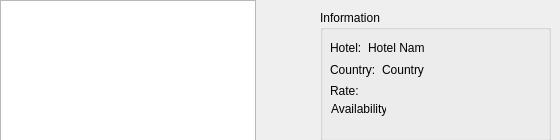
<?xml version="1.0" encoding="UTF-8"?>
<ui version="4.0">
 <class>results</class>
 <widget class="QDialog" name="results">
  <property name="geometry">
   <rect>
    <x>0</x>
    <y>0</y>
    <width>560</width>
    <height>140</height>
   </rect>
  </property>
  <property name="windowTitle">
   <string>Results</string>
  </property>
  <widget class="QLabel" name="label">
   <property name="geometry">
    <rect>
     <x>260</x>
     <y>220</y>
     <width>121</width>
     <height>71</height>
    </rect>
   </property>
   <property name="text">
    <string/>
   </property>
  </widget>
  <widget class="QLabel" name="label_2">
   <property name="geometry">
    <rect>
     <x>80</x>
     <y>150</y>
     <width>61</width>
     <height>16</height>
    </rect>
   </property>
   <property name="text">
    <string/>
   </property>
  </widget>
  <widget class="QGroupBox" name="groupBox">
   <property name="geometry">
    <rect>
     <x>320</x>
     <y>10</y>
     <width>231</width>
     <height>131</height>
    </rect>
   </property>
   <property name="title">
    <string>Information</string>
   </property>
   <widget class="QLabel" name="image">
    <property name="geometry">
     <rect>
      <x>120</x>
      <y>10</y>
      <width>91</width>
      <height>91</height>
     </rect>
    </property>
    <property name="text">
     <string/>
    </property>
   </widget>
   <widget class="QLabel" name="label_6">
    <property name="geometry">
     <rect>
      <x>11</x>
      <y>91</y>
      <width>55</width>
      <height>16</height>
     </rect>
    </property>
    <property name="text">
     <string>Availability:</string>
    </property>
   </widget>
   <widget class="QLabel" name="av">
    <property name="geometry">
     <rect>
      <x>72</x>
      <y>91</y>
      <width>151</width>
      <height>16</height>
     </rect>
    </property>
    <property name="text">
     <string/>
    </property>
   </widget>
   <widget class="QWidget" name="layoutWidget">
    <property name="geometry">
     <rect>
      <x>10</x>
      <y>30</y>
      <width>94</width>
      <height>59</height>
     </rect>
    </property>
    <layout class="QGridLayout" name="gridLayout_4">
     <item row="0" column="0">
      <layout class="QGridLayout" name="gridLayout_3">
       <item row="0" column="0">
        <widget class="QLabel" name="label_3">
         <property name="text">
          <string>Hotel:</string>
         </property>
        </widget>
       </item>
       <item row="0" column="1">
        <widget class="QLabel" name="hotel">
         <property name="text">
          <string>Hotel Name</string>
         </property>
        </widget>
       </item>
      </layout>
     </item>
     <item row="1" column="0">
      <layout class="QGridLayout" name="gridLayout_2">
       <item row="0" column="0">
        <widget class="QLabel" name="label_4">
         <property name="text">
          <string>Country:</string>
         </property>
        </widget>
       </item>
       <item row="0" column="1">
        <widget class="QLabel" name="country">
         <property name="text">
          <string>Country</string>
         </property>
        </widget>
       </item>
      </layout>
     </item>
     <item row="2" column="0">
      <layout class="QGridLayout" name="gridLayout">
       <item row="0" column="0">
        <widget class="QLabel" name="label_5">
         <property name="text">
          <string>Rate:</string>
         </property>
        </widget>
       </item>
       <item row="0" column="1">
        <widget class="QLabel" name="stars">
         <property name="text">
          <string/>
         </property>
        </widget>
       </item>
      </layout>
     </item>
    </layout>
   </widget>
  </widget>
  <widget class="QListWidget" name="listWidget">
   <property name="geometry">
    <rect>
     <x>0</x>
     <y>0</y>
     <width>256</width>
     <height>192</height>
    </rect>
   </property>
  </widget>
 </widget>
 <resources/>
 <connections/>
</ui>
